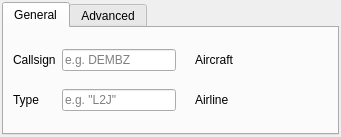
<?xml version="1.0" encoding="UTF-8"?>
<ui version="4.0">
 <class>COwnAircraftComponent</class>
 <widget class="QFrame" name="COwnAircraftComponent">
  <property name="geometry">
   <rect>
    <x>0</x>
    <y>0</y>
    <width>341</width>
    <height>137</height>
   </rect>
  </property>
  <property name="windowTitle">
   <string>Own aircraft</string>
  </property>
  <layout class="QVBoxLayout" name="verticalLayout">
   <property name="leftMargin">
    <number>2</number>
   </property>
   <property name="topMargin">
    <number>2</number>
   </property>
   <property name="rightMargin">
    <number>2</number>
   </property>
   <property name="bottomMargin">
    <number>2</number>
   </property>
   <item>
    <widget class="QWidget" name="wi_ModelString" native="true">
     <layout class="QHBoxLayout" name="hl_ModelString">
      <property name="leftMargin">
       <number>0</number>
      </property>
      <property name="topMargin">
       <number>0</number>
      </property>
      <property name="rightMargin">
       <number>0</number>
      </property>
      <property name="bottomMargin">
       <number>0</number>
      </property>
      <item>
       <widget class="QTabWidget" name="tabWidget">
        <property name="sizePolicy">
         <sizepolicy hsizetype="Minimum" vsizetype="Minimum">
          <horstretch>0</horstretch>
          <verstretch>0</verstretch>
         </sizepolicy>
        </property>
        <property name="currentIndex">
         <number>0</number>
        </property>
        <widget class="QWidget" name="tb_general">
         <attribute name="title">
          <string>General</string>
         </attribute>
         <layout class="QGridLayout" name="gl_general">
          <item row="1" column="3">
           <widget class="swift::gui::CTickLabel" name="lblp_AircraftCombinedType">
            <property name="minimumSize">
             <size>
              <width>0</width>
              <height>0</height>
             </size>
            </property>
            <property name="text">
             <string/>
            </property>
           </widget>
          </item>
          <item row="0" column="7">
           <widget class="swift::gui::CTickLabel" name="lblp_AircraftIcao">
            <property name="text">
             <string/>
            </property>
           </widget>
          </item>
          <item row="0" column="5">
           <widget class="QLabel" name="lbl_AircraftIcaoDesignator">
            <property name="sizePolicy">
             <sizepolicy hsizetype="Fixed" vsizetype="Preferred">
              <horstretch>0</horstretch>
              <verstretch>0</verstretch>
             </sizepolicy>
            </property>
            <property name="toolTip">
             <string>ICAO code e.g.  B737, A320, F18</string>
            </property>
            <property name="text">
             <string>Aircraft</string>
            </property>
           </widget>
          </item>
          <item row="1" column="0">
           <widget class="QLabel" name="lbl_AircraftCombinedType">
            <property name="sizePolicy">
             <sizepolicy hsizetype="Fixed" vsizetype="Preferred">
              <horstretch>0</horstretch>
              <verstretch>0</verstretch>
             </sizepolicy>
            </property>
            <property name="toolTip">
             <string>Aircraft type e.g. L2J, L1P, ....</string>
            </property>
            <property name="text">
             <string>Type</string>
            </property>
           </widget>
          </item>
          <item row="1" column="6">
           <widget class="swift::gui::components::CDbAirlineIcaoSelectorComponent" name="selector_AirlineIcao">
            <property name="minimumSize">
             <size>
              <width>75</width>
              <height>0</height>
             </size>
            </property>
            <property name="focusPolicy">
             <enum>Qt::FocusPolicy::StrongFocus</enum>
            </property>
           </widget>
          </item>
          <item row="0" column="6">
           <widget class="swift::gui::components::CDbAircraftIcaoSelectorComponent" name="selector_AircraftIcao">
            <property name="minimumSize">
             <size>
              <width>75</width>
              <height>0</height>
             </size>
            </property>
            <property name="focusPolicy">
             <enum>Qt::FocusPolicy::StrongFocus</enum>
            </property>
           </widget>
          </item>
          <item row="1" column="7">
           <widget class="swift::gui::CTickLabel" name="lblp_AirlineIcao">
            <property name="text">
             <string/>
            </property>
           </widget>
          </item>
          <item row="1" column="5">
           <widget class="QLabel" name="lbl_AircraftIcaoAirline">
            <property name="sizePolicy">
             <sizepolicy hsizetype="Fixed" vsizetype="Preferred">
              <horstretch>0</horstretch>
              <verstretch>0</verstretch>
             </sizepolicy>
            </property>
            <property name="toolTip">
             <string>ICAO code e.g. DLH, LHA, ...</string>
            </property>
            <property name="text">
             <string>Airline</string>
            </property>
           </widget>
          </item>
          <item row="1" column="2">
           <widget class="QLineEdit" name="le_AircraftCombinedType">
            <property name="toolTip">
             <string>e.g. L2J</string>
            </property>
            <property name="inputMask">
             <string/>
            </property>
            <property name="text">
             <string/>
            </property>
            <property name="maxLength">
             <number>3</number>
            </property>
            <property name="placeholderText">
             <string>e.g. &quot;L2J&quot;</string>
            </property>
           </widget>
          </item>
          <item row="0" column="2">
           <widget class="QLineEdit" name="le_Callsign">
            <property name="toolTip">
             <string>e.g. DEMBZ</string>
            </property>
            <property name="inputMethodHints">
             <set>Qt::InputMethodHint::ImhUppercaseOnly</set>
            </property>
            <property name="maxLength">
             <number>10</number>
            </property>
            <property name="placeholderText">
             <string>e.g. DEMBZ</string>
            </property>
           </widget>
          </item>
          <item row="0" column="0">
           <widget class="QLabel" name="lbl_Callsign">
            <property name="sizePolicy">
             <sizepolicy hsizetype="Fixed" vsizetype="Preferred">
              <horstretch>0</horstretch>
              <verstretch>0</verstretch>
             </sizepolicy>
            </property>
            <property name="text">
             <string>Callsign</string>
            </property>
           </widget>
          </item>
          <item row="0" column="3">
           <widget class="swift::gui::CTickLabel" name="lblp_Callsign">
            <property name="text">
             <string/>
            </property>
           </widget>
          </item>
         </layout>
        </widget>
        <widget class="QWidget" name="tb_advanced">
         <attribute name="title">
          <string>Advanced</string>
         </attribute>
         <layout class="QGridLayout" name="gl_advanced">
          <item row="2" column="1">
           <widget class="QCheckBox" name="cb_Model">
            <property name="text">
             <string/>
            </property>
            <property name="checked">
             <bool>true</bool>
            </property>
           </widget>
          </item>
          <item row="2" column="0">
           <widget class="QLabel" name="lbl_ModelSent">
            <property name="sizePolicy">
             <sizepolicy hsizetype="Fixed" vsizetype="Preferred">
              <horstretch>0</horstretch>
              <verstretch>0</verstretch>
             </sizepolicy>
            </property>
            <property name="text">
             <string>Send model</string>
            </property>
           </widget>
          </item>
          <item row="0" column="1" colspan="3">
           <widget class="QLineEdit" name="le_SimulatorModel">
            <property name="readOnly">
             <bool>true</bool>
            </property>
            <property name="placeholderText">
             <string>unique model identifier</string>
            </property>
           </widget>
          </item>
          <item row="2" column="2">
           <widget class="swift::gui::components::CAircraftModelStringCompleter" name="comp_ModelStringCompleter">
            <property name="minimumSize">
             <size>
              <width>0</width>
              <height>20</height>
             </size>
            </property>
            <property name="focusPolicy">
             <enum>Qt::FocusPolicy::StrongFocus</enum>
            </property>
           </widget>
          </item>
          <item row="0" column="0">
           <widget class="QLabel" name="lbl_Model">
            <property name="sizePolicy">
             <sizepolicy hsizetype="Fixed" vsizetype="Preferred">
              <horstretch>0</horstretch>
              <verstretch>0</verstretch>
             </sizepolicy>
            </property>
            <property name="toolTip">
             <string>Launch </string>
            </property>
            <property name="text">
             <string>Model</string>
            </property>
           </widget>
          </item>
          <item row="3" column="0">
           <widget class="QLabel" name="lbl_LiverySend">
            <property name="sizePolicy">
             <sizepolicy hsizetype="Fixed" vsizetype="Preferred">
              <horstretch>0</horstretch>
              <verstretch>0</verstretch>
             </sizepolicy>
            </property>
            <property name="text">
             <string>Send livery</string>
            </property>
           </widget>
          </item>
          <item row="3" column="1">
           <widget class="QCheckBox" name="cb_Livery">
            <property name="text">
             <string/>
            </property>
            <property name="checked">
             <bool>true</bool>
            </property>
           </widget>
          </item>
          <item row="3" column="2">
           <widget class="QLineEdit" name="le_SendLivery">
            <property name="placeholderText">
             <string>livery string send</string>
            </property>
           </widget>
          </item>
          <item row="3" column="3">
           <widget class="QPushButton" name="pb_Clear">
            <property name="toolTip">
             <string>clear livery</string>
            </property>
            <property name="icon">
             <iconset resource="../../misc/misc.qrc">
              <normaloff>:/ant-design/icons/ant-design/close.svg</normaloff>:/ant-design/icons/ant-design/close.svg</iconset>
            </property>
           </widget>
          </item>
         </layout>
        </widget>
       </widget>
      </item>
     </layout>
    </widget>
   </item>
  </layout>
 </widget>
 <customwidgets>
  <customwidget>
   <class>swift::gui::CTickLabel</class>
   <extends>QLabel</extends>
   <header>gui/ticklabel.h</header>
  </customwidget>
  <customwidget>
   <class>swift::gui::components::CDbAircraftIcaoSelectorComponent</class>
   <extends>QFrame</extends>
   <header>gui/components/dbaircrafticaoselectorcomponent.h</header>
   <container>1</container>
  </customwidget>
  <customwidget>
   <class>swift::gui::components::CDbAirlineIcaoSelectorComponent</class>
   <extends>QFrame</extends>
   <header>gui/components/dbairlineicaoselectorcomponent.h</header>
   <container>1</container>
  </customwidget>
  <customwidget>
   <class>swift::gui::components::CAircraftModelStringCompleter</class>
   <extends>QFrame</extends>
   <header>gui/components/aircraftmodelstringcompleter.h</header>
   <container>1</container>
  </customwidget>
 </customwidgets>
 <tabstops>
  <tabstop>tabWidget</tabstop>
  <tabstop>le_Callsign</tabstop>
  <tabstop>selector_AircraftIcao</tabstop>
  <tabstop>le_AircraftCombinedType</tabstop>
  <tabstop>selector_AirlineIcao</tabstop>
  <tabstop>le_SimulatorModel</tabstop>
  <tabstop>comp_ModelStringCompleter</tabstop>
  <tabstop>cb_Model</tabstop>
  <tabstop>cb_Livery</tabstop>
  <tabstop>le_SendLivery</tabstop>
  <tabstop>pb_Clear</tabstop>
 </tabstops>
 <resources>
  <include location="../../misc/misc.qrc"/>
 </resources>
 <connections/>
</ui>
